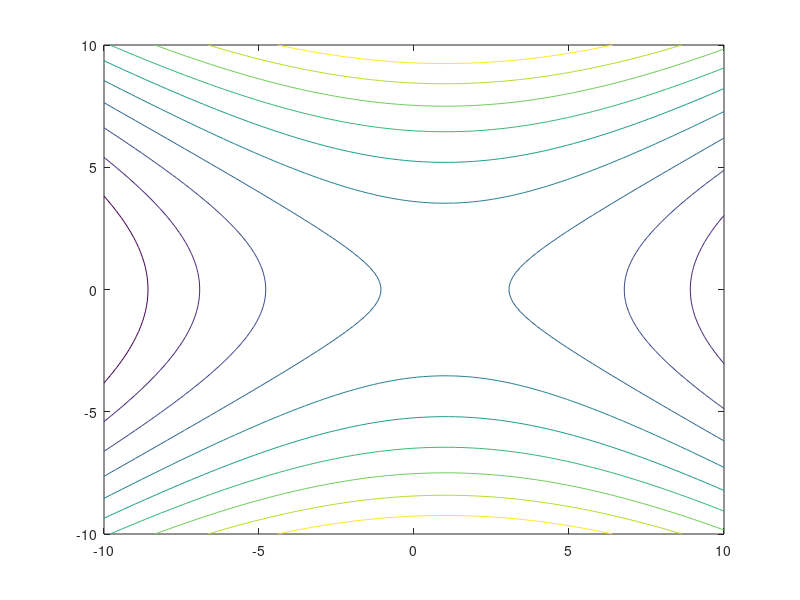
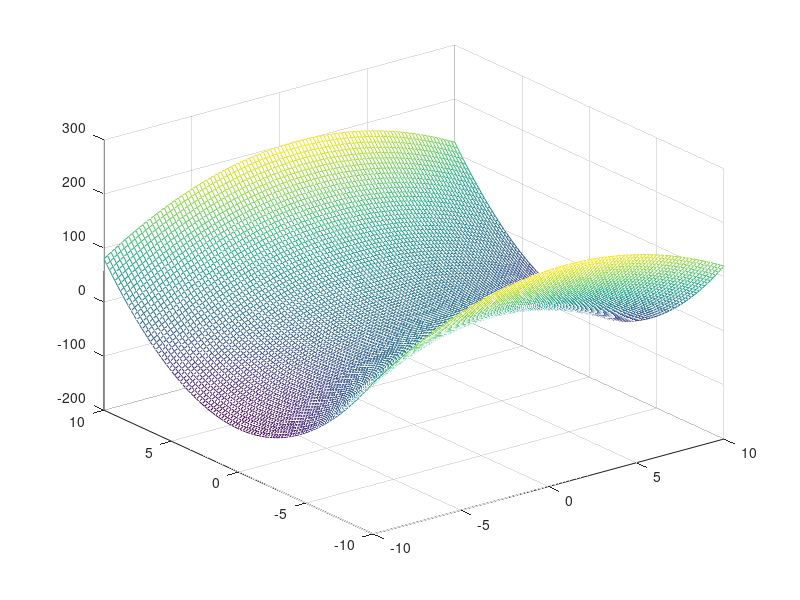
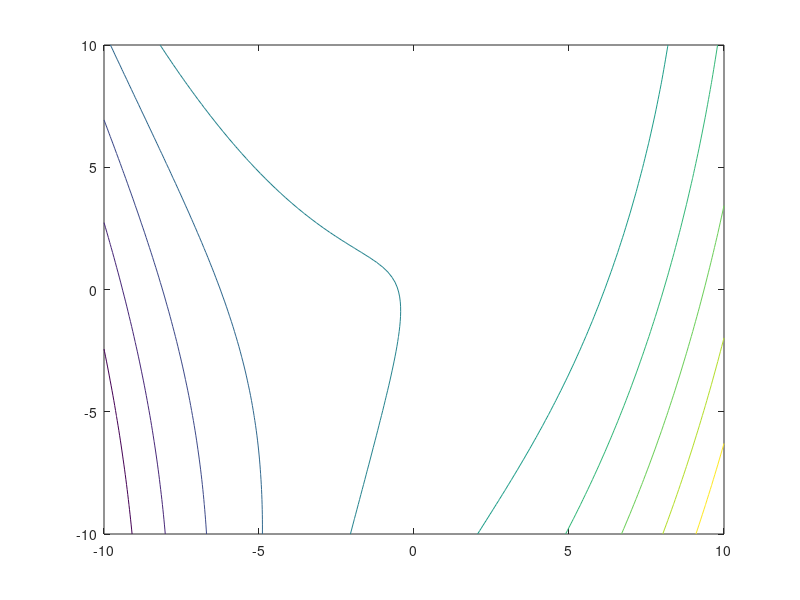
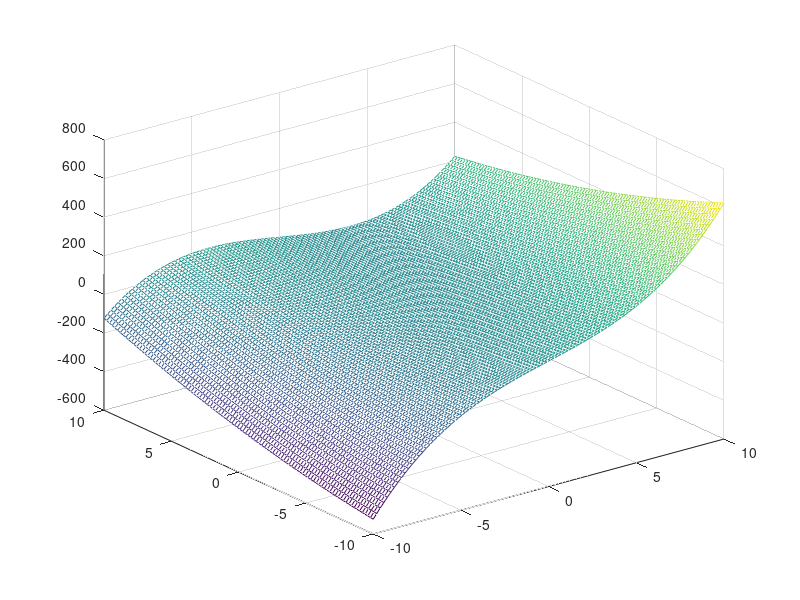

Source code (MATLAB) for these figures, in order:
x = linspace(-10,10);
y = linspace(-10,10);
[X,Y]=meshgrid(x,y);
 
f1 = (X.*2*Y.^2) + (X.*2) - (X.^2 -2*Y.^2);
f2 = (.3333333*X.^3)+(.5*Y.^2)-(X.*Y.*2)+(X.*4);

figure
contour(X,Y,f1)

figure
mesh(X,Y,f1)

figure
contour(X,Y,f2)

figure
mesh(X,Y,f2)
